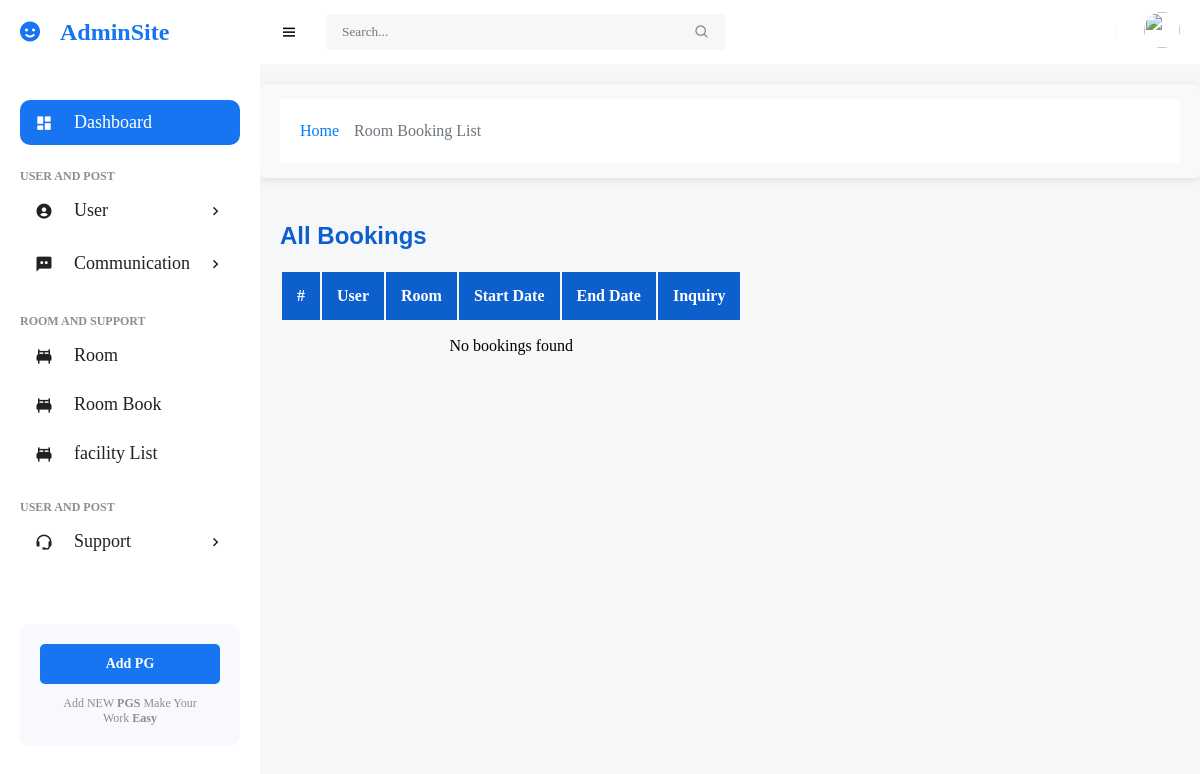
The page /room/admin/bookings/ (signed in) on the database as committed earlier.
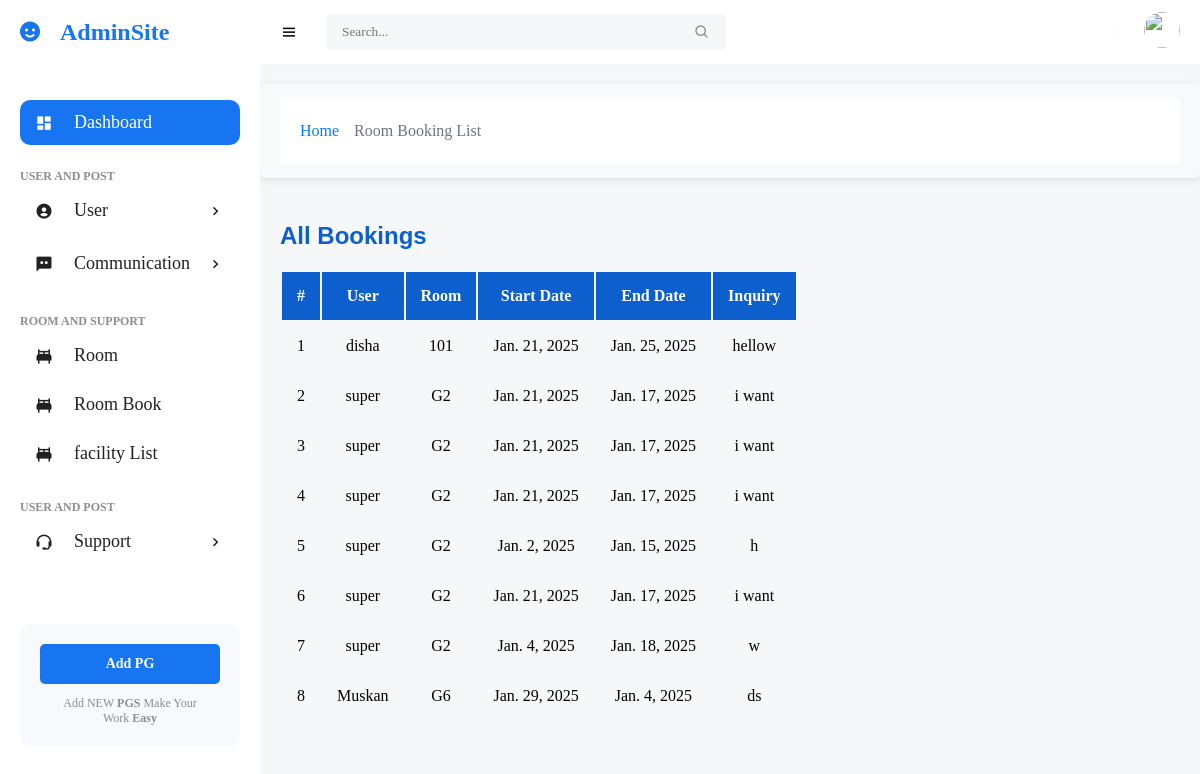
The same page on the database as committed later.
### Room_Management/models.py (models this page shows, shortened)
class Booking(models.Model):
    user = models.ForeignKey(User, on_delete=models.CASCADE)  # User who made the booking
    room = models.ForeignKey(Room, on_delete=models.CASCADE)  # Room being booked
    start_date = models.DateField()  # Booking start date
    end_date = models.DateField()  # Booking end date
    inquiry = models.TextField(null=True, blank=True)  # Additional inquiries or notes for the booking

class Room(models.Model):
    room_number = models.CharField(max_length=50)  # Unique identifier for the room
    available_seat = models.IntegerField()  # Number of available seats in the room
    TYPE_CHOICES = [
        ('single', 'Single'),
        ('double', 'Double'),
        ('triple', 'Triple'),
        ('customized', 'Customized'),
    ]
    type = models.CharField(max_length=20, choices=TYPE_CHOICES)  # Type of room
    available_date = models.DateField(null=True, blank=True)  # Date when the room becomes available
    floor = models.IntegerField()  # Floor number where the room is located

### Room_Management/views.py (the view)
# urls.py: path('admin/bookings/', admin_booking_list, name='admin_booking_list'),
@staff_member_required
def admin_booking_list(request):
    bookings = Booking.objects.all()
    context = {
        'bookings': bookings,
    }
    return render(request, 'admin_booking_list.html', context)

### Room_Management/templates/admin_booking_list.html (shortened to what this page needs)
{% extends 'base.html' %}
{% block breadcrumb %}
    <li class="breadcrumb-item"><a href="{% url 'home' %}">Home</a></li>
    <li class="breadcrumb-item active" aria-current="page">Room Booking List</li>
{% endblock %}
{% block content %}
<div class="container mt-5">
    <h2 class="text-center mb-4" style="color: #0C5FCD;;">All Bookings</h2>
    <div class="table-responsive">
        <table class="table table-hover align-middle shadow" style="border-radius: 8px; overflow: hidden;">
            <thead class="table-dark">
                <tr>
                    <th scope="col" class="text-center">#</th>
                    <th scope="col">User</th>
                    <th scope="col">Room</th>
                    <th scope="col">Start Date</th>
                    <th scope="col">End Date</th>
                    <th scope="col">Inquiry</th>
                </tr>
            </thead>
            <tbody>
                {% for booking in bookings %}
                    <tr class="hover-row">
                        <td class="text-center">{{ forloop.counter }}</td>
                        <td>{{ booking.user.username }}</td>
                        <td>{{ booking.room.room_number }}</td>
                        <td>{{ booking.start_date }}</td>
                        <td>{{ booking.end_date }}</td>
                        <td>{{ booking.inquiry|default:"No inquiry provided" }}</td>
                    </tr>
                {% empty %}
                    <tr>
                        <td colspan="6" class="text-center text-danger">No bookings found</td>
                    </tr>
                {% endfor %}
            </tbody>
        </table>
    </div>
</div>
{% endblock %}

Rows that differ between the two databases and show on the page:
added Booking: user.username "disha", room.room_number "101", start_date "Jan. 21, 2025", end_date "Jan. 25, 2025", inquiry "hellow"
added Booking: user.username "super", room.room_number "G2", start_date "Jan. 21, 2025", end_date "Jan. 17, 2025", inquiry "i want"
added Booking: user.username "super", room.room_number "G2", start_date "Jan. 21, 2025", end_date "Jan. 17, 2025", inquiry "i want"
added Booking: user.username "super", room.room_number "G2", start_date "Jan. 21, 2025", end_date "Jan. 17, 2025", inquiry "i want"
added Booking: user.username "super", room.room_number "G2", start_date "Jan. 2, 2025", end_date "Jan. 15, 2025", inquiry "h"
added Booking: user.username "super", room.room_number "G2", start_date "Jan. 21, 2025", end_date "Jan. 17, 2025", inquiry "i want"
added Booking: user.username "super", room.room_number "G2", start_date "Jan. 4, 2025", end_date "Jan. 18, 2025", inquiry "w"
added Booking: user.username "Muskan", room.room_number "G6", start_date "Jan. 29, 2025", end_date "Jan. 4, 2025", inquiry "ds"
Other text that changed with them:
text no longer shown: "No bookings found"
